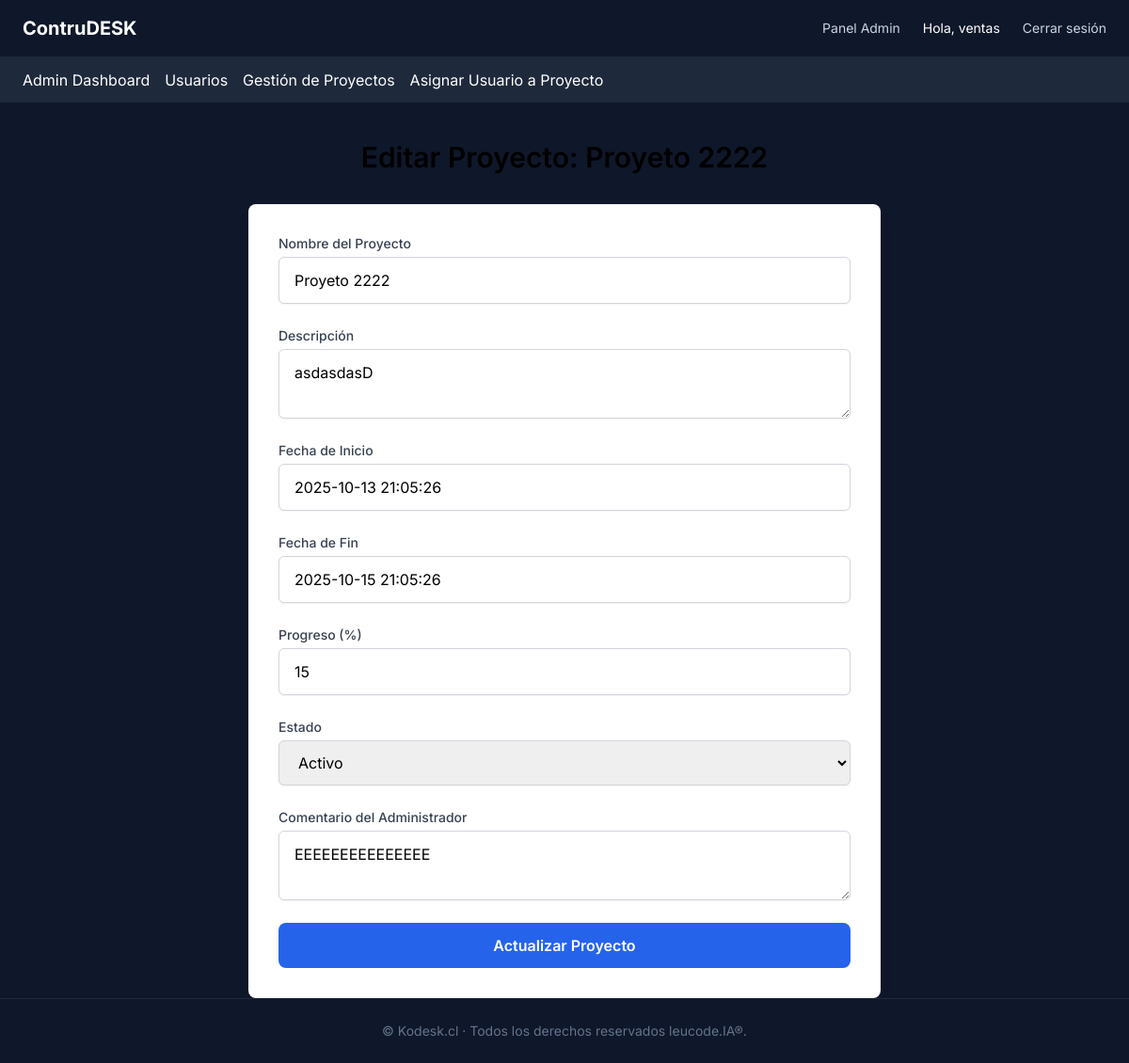
The page /admin/edit/2 (signed in) on the database as committed earlier.
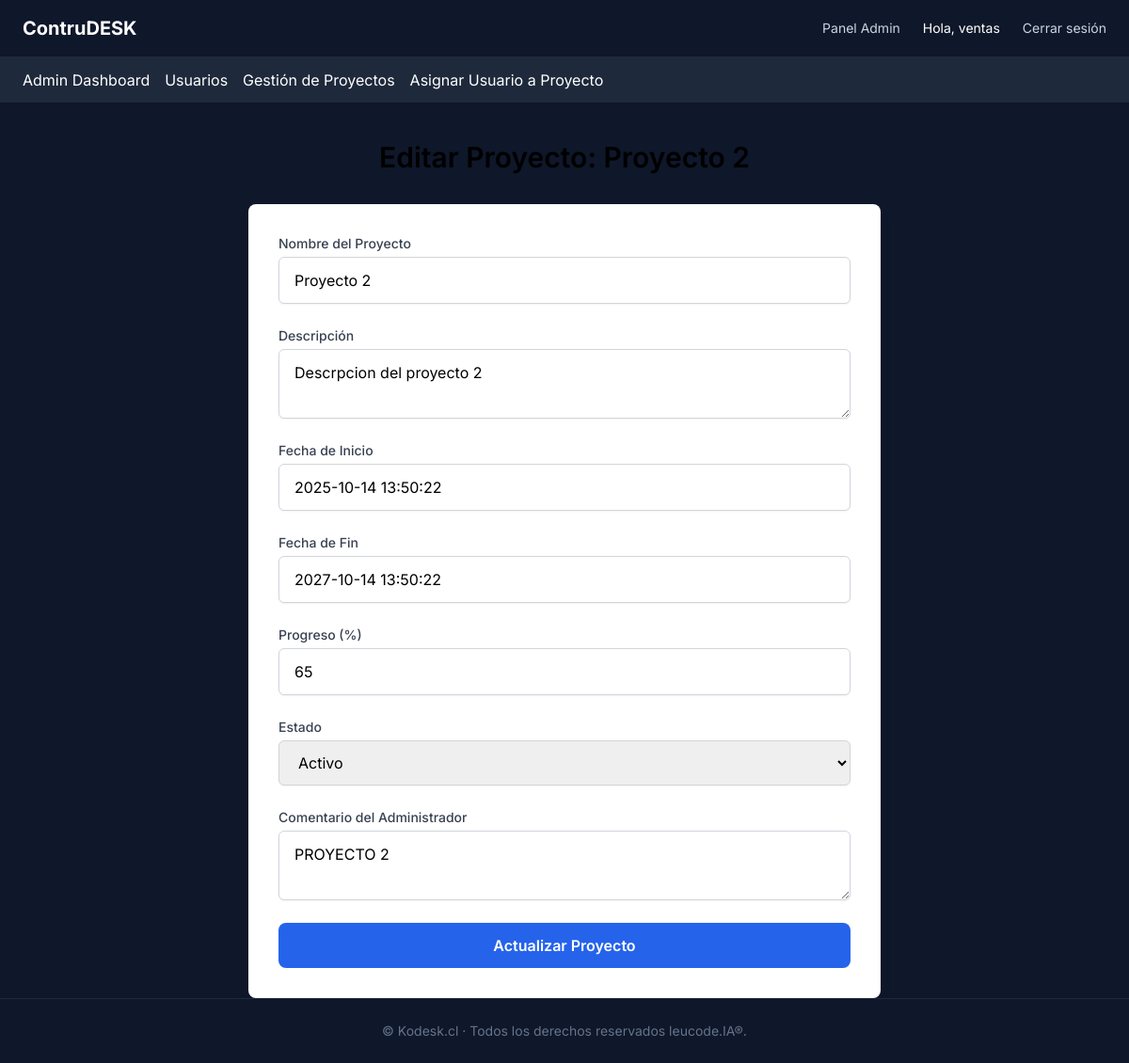
The same page on the database as committed later.
### app/models.py (models this page shows, shortened)
class Project(db.Model):
    __tablename__ = 'projects'
    id = db.Column(db.Integer, primary_key=True)
    name = db.Column(db.String(128), nullable=False)
    description = db.Column(db.Text)
    start_date = db.Column(db.DateTime, default=datetime.utcnow)
    end_date = db.Column(db.DateTime)
    progress = db.Column(db.Integer, default=0)
    status = db.Column(db.String(50), default='activo')  # Ej: activo, suspendido, finalizado
    archived = db.Column(db.Boolean, default=False)  # Indicador de archivo
    admin_comment = db.Column(db.Text)
    creator_id = db.Column(db.Integer, db.ForeignKey('admin_users.id'), nullable=False)
    creator = db.relationship('AdminUser', backref='created_projects')

### app/routes/admin.py (the view, shortened to what this page needs)
@admin_bp.route('/edit/<int:project_id>', methods=['GET', 'POST'])
@login_required
def edit_project(project_id):
    project = Project.query.get_or_404(project_id)
    if project.creator_id != current_user.id:
        flash('No tienes permiso para editar este proyecto.', 'danger')
        return redirect(url_for('admin.ver_proyecto'))
    form = ProjectForm(obj=project)
    return render_template('admin/editar_proyecto.html', form=form, project=project)

### app/forms.py
class ProjectForm(FlaskForm):
    name = StringField('Nombre del Proyecto', validators=[DataRequired()])
    description = TextAreaField('Descripción', validators=[DataRequired()])
    start_date = DateTimeField('Fecha de Inicio', default=datetime.utcnow, format='%Y-%m-%d %H:%M:%S', validators=[DataRequired()])
    end_date = DateTimeField('Fecha de Fin', format='%Y-%m-%d %H:%M:%S', validators=[Optional()])
    progress = IntegerField('Progreso (%)', default=0, validators=[Optional()])
    status = SelectField('Estado', choices=[('activo', 'Activo'), ('suspendido', 'Suspendido'), ('finalizado', 'Finalizado')], default='activo')
    admin_comment = TextAreaField('Comentario del Administrador', validators=[Optional()])
    submit = SubmitField('Guardar Proyecto')

### app/models.py (called while the page is built)
    def has_role(self, role_name):
        return any(role.name == role_name for role in self.roles)

    @property
    def is_authenticated(self):
        return True

### app/templates/admin/editar_proyecto.html (shortened to what this page needs)
{% extends "layout.html" %}
{% block content %}
  <div class="container mx-auto mt-10 px-4">
    <h2 class="text-3xl font-semibold text-center text-white-800 mb-8">Editar Proyecto: {{ project.name }}</h2>
    <div class="bg-white p-8 rounded-lg shadow-lg max-w-2xl mx-auto">
      <form method="POST">
        <div class="space-y-6">
          <div class="form-group">
            <label for="name" class="block text-sm font-medium text-gray-700">Nombre del Proyecto</label>
            {{ form.name(class="mt-1 block w-full px-4 py-3 border border-gray-300 rounded-md shadow-sm focus:ring-blue-500 focus:border-blue-500 text-black") }}
          </div>
          <div class="form-group">
            <label for="description" class="block text-sm font-medium text-gray-700">Descripción</label>
            {{ form.description(class="mt-1 block w-full px-4 py-3 border border-gray-300 rounded-md shadow-sm focus:ring-blue-500 focus:border-blue-500 text-black") }}
          </div>
          <div class="form-group">
            <label for="start_date" class="block text-sm font-medium text-gray-700">Fecha de Inicio</label>
            {{ form.start_date(class="mt-1 block w-full px-4 py-3 border border-gray-300 rounded-md shadow-sm focus:ring-blue-500 focus:border-blue-500 text-black") }}
          </div>
          <div class="form-group">
            <label for="end_date" class="block text-sm font-medium text-gray-700">Fecha de Fin</label>
            {{ form.end_date(class="mt-1 block w-full px-4 py-3 border border-gray-300 rounded-md shadow-sm focus:ring-blue-500 focus:border-blue-500 text-black") }}
          </div>
          <div class="form-group">
            <label for="progress" class="block text-sm font-medium text-gray-700">Progreso (%)</label>
            {{ form.progress(class="mt-1 block w-full px-4 py-3 border border-gray-300 rounded-md shadow-sm focus:ring-blue-500 focus:border-blue-500 text-black") }}
          </div>
          <div class="form-group">
            <label for="status" class="block text-sm font-medium text-gray-700">Estado</label>
            {{ form.status(class="mt-1 block w-full px-4 py-3 border border-gray-300 rounded-md shadow-sm focus:ring-blue-500 focus:border-blue-500 text-black") }}
          </div>
          <div class="form-group">
            <label for="admin_comment" class="block text-sm font-medium text-gray-700">Comentario del Administrador</label>
            {{ form.admin_comment(class="mt-1 block w-full px-4 py-3 border border-gray-300 rounded-md shadow-sm focus:ring-blue-500 focus:border-blue-500 text-black") }}
          </div>
          <div class="text-center">
            <button type="submit" class="w-full bg-blue-600 text-white py-3 px-6 rounded-lg font-semibold hover:bg-blue-700 focus:outline-none focus:ring-4 focus:ring-blue-500 transition duration-300">
              Actualizar Proyecto
            </button>
          </div>
        </div>
      </form>
    </div>
  </div>
{% endblock %}

Rows that differ between the two databases and show on the page:
changed Project "Activo": name "Proyeto 2222" → "Proyecto 2"; description "asdasdasD" → "Descrpcion del proyecto 2"; start_date "2025-10-13 21:05:26" → "2025-10-14 13:50:22"; end_date "2025-10-15 21:05:26" → "2027-10-14 13:50:22"; progress "15" → "65"; admin_comment "EEEEEEEEEEEEEEE" → "PROYECTO 2"
